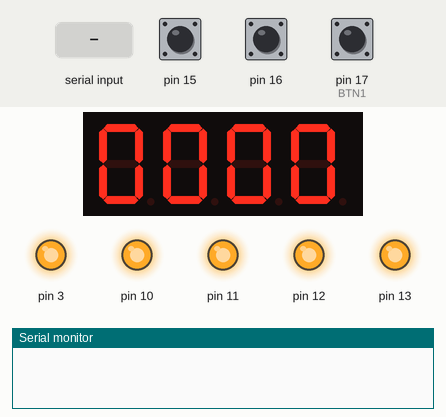
The sketch below on a simulated Arduino Uno, built with avr-gcc and run on an emulated ATmega328P. Shown: 4-digit seven-segment display, output pins drawn as LEDs (lit = HIGH), the last lines printed to the serial monitor. The inputs (shaded band) are chosen by the test bench; at power-on: pin 15 HIGH, pin 16 HIGH, pin 17 (BTN1) HIGH.

Above: at 1.2 s.
1.3 s: "90,45\n" received over Serial
At 2.6 s:
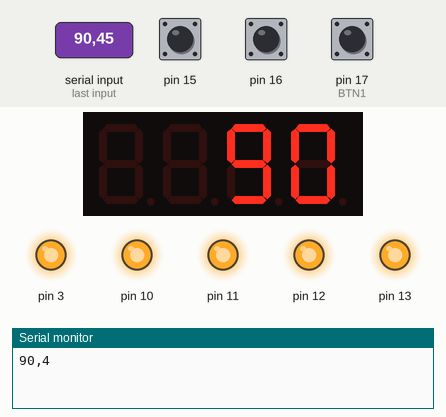
At 7.6 s:
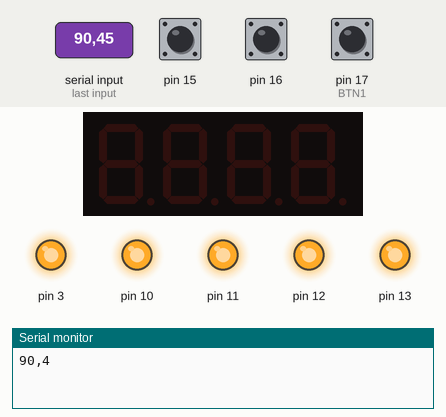
Timing chart, 0 to 9.1 s (numbered marks = the images above; inputs shaded):
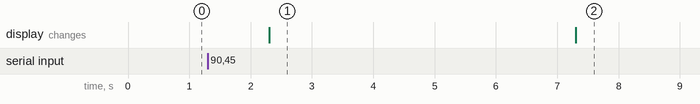

Measured:
- after the input at 1.3 s, the display: changes after 1.0 s (image 1)
- what the display in image 1 shows lasts 5.0 s, from 2.3 s to 7.3 s

The sketch:

LMC2_1819_TP05_MIGM.ino
```cpp
#include "Arduino.h"
#include "avr/sleep.h"
#include "MultiFuncShield.h"
#include "Wire.h"
#include "TimerOne.h"

#define WAKEIN 18
#define BTN1 17

String val = "";
int nbr = 0;
unsigned long previousMillis = 0;
const long interval = 1000 * 10;

void setup() {
	Timer1.initialize();
	MFS.initialize(&Timer1);
	MFS.write("OOOO");
	pinMode(WAKEIN, INPUT);
	pinMode(BTN1, INPUT);
	Serial.begin(9600);
}

// The loop function is called in an endless loop
void loop() {

	unsigned long currentMillis = millis();
	// compute the serial input
	if (val.equals("")) {
		if (Serial.available()) {
			val = Serial.readString();
			val = val.substring(0, 4);
			nbr = val.toInt();
			Serial.println(val);
			MFS.write(nbr);
			previousMillis = currentMillis;
			delay(5000);
			MFS.write("");

		}
	} else {
		if (!digitalRead(BTN1)) {
			MFS.write(nbr);
			previousMillis = currentMillis;
			delay(5000);
			MFS.write("");
		}
		// check if it should go to sleep because of time
		if (currentMillis - previousMillis >= interval && !val.equals("")) {
			previousMillis = currentMillis;

			enterSleepMode();     // sleep function called here
		}
	}

}

void enterSleepMode() {
	Serial.print("Timer: SleepMode on\r\n");
	delay(100);
	// définition du mode de mise en veille
	set_sleep_mode(SLEEP_MODE_PWR_DOWN);
	sleep_enable()
	;
	// attachement d’une interruption sur la broche 2 (INT0)
	attachInterrupt(digitalPinToInterrupt(WAKEIN), wakeUpInterrupt, LOW);
	// mise à veille
	sleep_mode()
	;
	sleep_disable()
	;
	// réveil ici
	// évite de constamment déclencher des interruptions inutiles!
	detachInterrupt(digitalPinToInterrupt(WAKEIN));
	Serial.println("Timer: SleepMode off\r\n");

}

void wakeUpInterrupt() {

}
```
